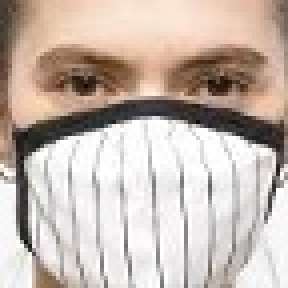
#> input picture data_mascarillas/Con_mascarilla/image119.jpg, 72 x 72 px, found by its file name (shown 4 times larger); its folder holds only this picture in this run
$ python train.py
#> lines starting #> are read from the running program, lines starting #| are printed output that depends on the picture
import cv2
import os
import numpy as np

dataPath = "C:\laragon\www\MS-PYTHON\Deteccion de mascarilla\data_mascarillas"
# dataPath = "F:/data_mascarillas"
dir_list = os.listdir(dataPath)
print("Lista de archivos: ", dir_list)

labels = []
facesData = []
label = 0

for name_dir in dir_list:
    dir_path = dataPath + "/" + name_dir
    for file_name in os.listdir(dir_path):
        image_path = dir_path + "/" + file_name
        print(image_path)
        image = cv2.imread(image_path, 0)
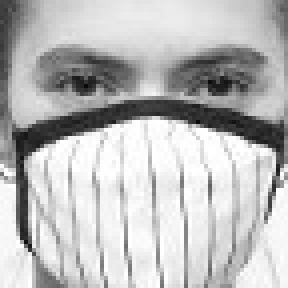
#> image: shape (72, 72) (shown 4 times larger); min 10, max 255, mean 187.5
        #cv2.imshow("Image", image)
        # cv2.waitKey(10)
        facesData.append(image)
        labels.append(label)
    label += 1
#> pass 2 of the loop `for name_dir in dir_list:`:
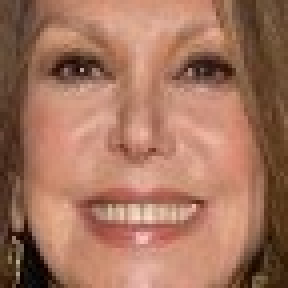
#> input picture data_mascarillas/Sin_mascarilla/image0.jpg, 72 x 72 px, found by its file name (shown 4 times larger)
#> `image = cv2.imread(image_path, 0)`:
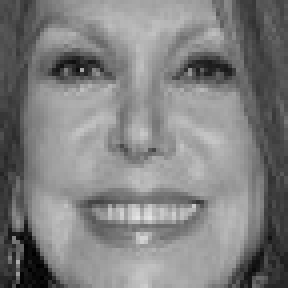
#> image: shape (72, 72) (shown 4 times larger); min 0, max 228, mean 128

print("Etiqueta 0: ", np.count_nonzero(np.array(labels) == 0))
print("Etiqueta 1: ", np.count_nonzero(np.array(labels) == 1))

# LBPH FaceRecognizer
face_mask = cv2.face.LBPHFaceRecognizer_create()

# Entrenamiento
print("Entrenamiento...")
face_mask.train(facesData, np.array(labels))

# Almacenar modelo
face_mask.write("face_mask_model.xml")
print("Modelo almacenado")
